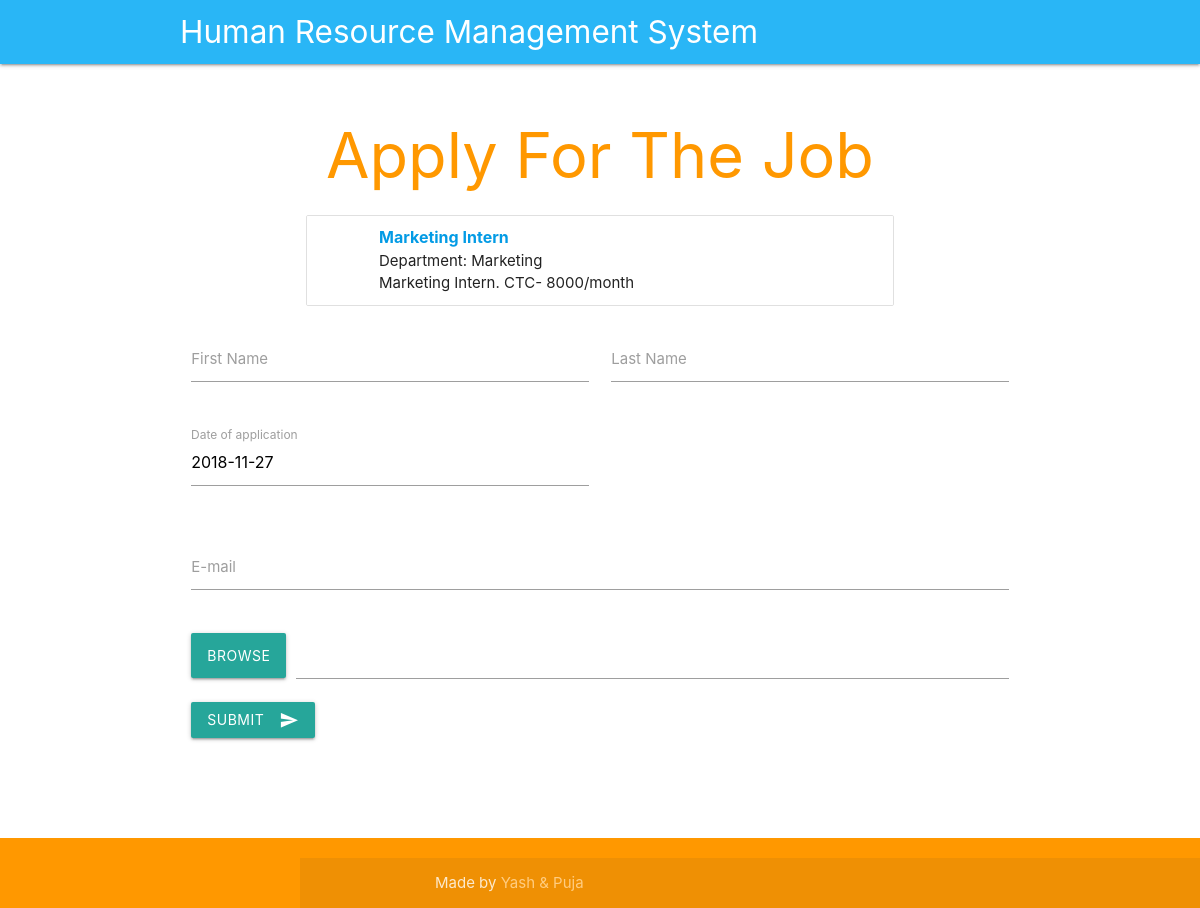
Screenshot of /job_portal_apply.php?jobid=4 with the database file from the repository.
### tables this page shows
CREATE TABLE `jobs_offers` (
  `job_id` int(2) NOT NULL,
  `job_title` varchar(50) NOT NULL,
  `dept_id` int(255) NOT NULL,
  `job_description` varchar(255) NOT NULL
);

CREATE TABLE `department` (
  `dept_id` int(20) NOT NULL,
  `dept_name` varchar(50) NOT NULL,
  `dept_manager` int(20) NOT NULL
);

### job_portal_apply.php (the view, shortened to what this page needs)
<?php
include_once('connect_db.php');
if (isset($_GET['jobid'])) {
  $jobid= $_GET['jobid'];
  $sql="SELECT J.job_id, J.job_title, J.job_description, D.dept_name FROM jobs_offers J, department D WHERE J.dept_id=D.dept_id AND J.job_id='$jobid' ";
  $result = mysqli_query($conn, $sql);
  if (mysqli_num_rows($result) > 0) {
      while($row = mysqli_fetch_assoc($result)) {
        $job_title= $row['job_title'];
        $job_description= $row['job_description'];
        $dept_name= $row['dept_name'];
      }
  } else {
      echo "0 results";
  }
}
?>
<!DOCTYPE html>
<html lang="en">
<head>
  <link href="css/materialize.css" type="text/css" rel="stylesheet" media="screen,projection"/>
  <link href="css/style.css" type="text/css" rel="stylesheet" media="screen,projection"/>
  <link rel="stylesheet" href="https://cdnjs.cloudflare.com/ajax/libs/font-awesome/4.7.0/css/font-awesome.min.css">
</head>
<body>
  <header style="padding-left: 0px !important;">
  <nav class="light-blue lighten-1" role="navigation">
    <div class="nav-wrapper container"><a id="logo-container" href="#" class="brand-logo">Human Resource Management System</a>
    </div>
  </nav>
  </header>
  <main style="padding-left: 0px !important;padding-bottom: 50px;">
  <div class="section no-pad-bot" id="index-banner">
    <div class="container" id="add_emp_container">
      <div class="container">
        <h1 class="header center orange-text">Apply For The Job</h1>
      </div>
      <div class="container">
        <ul class="collection">
           <li class="collection-item avatar">
            <span class="title"><b><a href=""><?php echo $job_title; ?></a></b></span>
            <p>Department: <?php echo $dept_name; ?><br>
          </p>
          <p><?php echo $job_description; ?><br>
          </p>
        </ul>
      </div>
      <div class="row">
        <form class="col s12" action="job_portal_apply.php" method="post" enctype="multipart/form-data">
          <div class="row">
            <div class="input-field col s6">
              <input id="first_name" type="text" class="validate" name="app_fname">
              <label for="first_name">First Name</label>
            </div>
            <div class="input-field col s6">
              <input id="last_name" type="text" class="validate" name="app_lname">
              <label for="last_name">Last Name</label>
            </div>
          </div>
          <div class="row">
            <div class="input-field col m6 s12">
              <input type="text"  name="app_date" value="<?php echo date("Y-m-d"); ?>" readonly>
              <label for="dob">Date of application</label>
            </div>
          </div>
          <div class="row">
            <div class="input-field col s12">
              <input id="email" type="email" class="validate" name="app_email">
              <label for="email">E-mail</label>
            </div>
          </div>
          <div class="file-field input-field">
            <div class="btn">
              <span>Browse</span>
            </div>
            <div class="file-path-wrapper">
              <input class="file-path validate" type="text">
            </div>
          </div>
          <button class="center btn waves-effect waves-light" type="submit" name="submit">Submit
            <i class="material-icons right">send</i>
          </button>
        </form>
      </div>
    </div>
  </div>
</main>
  <footer class="page-footer orange">
    <div class="footer-copyright">
      <div class="container">
      Made by <a class="orange-text text-lighten-3" href="#">Yash & Puja</a>
      </div>
    </div>
  </footer>
  </body>
</html>

### css/style.css (style rules this page uses)
header, main, footer { padding-left: 300px; }
footer { position: fixed; bottom:0; width: 100%; z-index: 2; }
#add_emp_container { padding-bottom: 100px; }

### rows the page displays
jobs_offers: job_title "Marketing Intern", dept.dept_name "Marketing", job_description "Marketing Intern. CTC- 8000/month"
